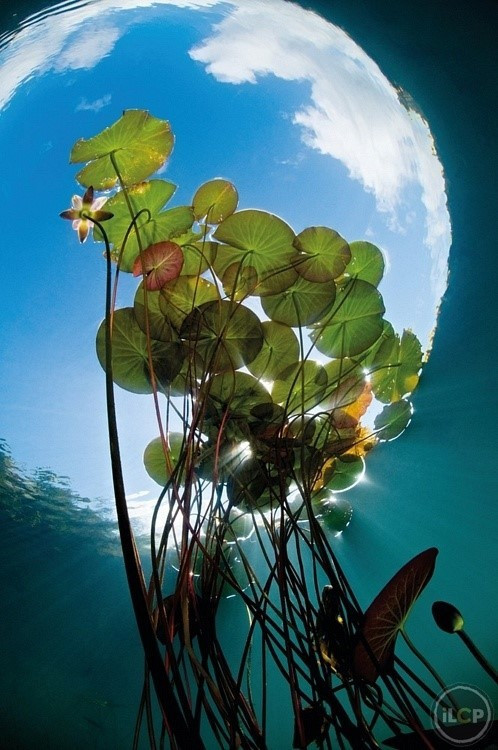
//> input picture OpenCV_Projects/【69】轮廓查找基础/69_基础轮廓查找/1.jpg, 498 x 750 px
$ ./69_findContours   (built with g++ and OpenCV 4)
//> lines starting //> are read from the running program, lines starting //| are printed output that depends on the picture; after the words box and inside, x2 and y2 are one past the last pixel; in counts of white or black regions, pixels touching at a corner belong together

//--------------------------------------【程序说明】-------------------------------------------
//		程序说明：《OpenCV3编程入门》OpenCV2版书本配套示例程序69
//		程序描述：基础轮廓查找——findContours+drawContours
//		开发测试所用操作系统： Windows 7 64bit
//		开发测试所用IDE版本：Visual Studio 2010
//		开发测试所用OpenCV版本：	2.4.9
//		2014年06月 Created by @浅墨_毛星云
//		2014年11月 Revised by @浅墨_毛星云
//------------------------------------------------------------------------------------------------


//---------------------------------【头文件、命名空间包含部分】----------------------------
//		描述：包含程序所使用的头文件和命名空间
//------------------------------------------------------------------------------------------------
#include <opencv2/opencv.hpp>
#include "opencv2/highgui/highgui.hpp"
#include "opencv2/imgproc/imgproc.hpp"
using namespace cv;
using namespace std;


//-----------------------------------【main( )函数】--------------------------------------------

//		描述：控制台应用程序的入口函数，我们的程序从这里开始
//-------------------------------------------------------------------------------------------------
int main( int argc, char** argv )
{
	// 【1】载入原始图，且必须以二值图模式载入
	Mat srcImage=imread("1.jpg", 0);
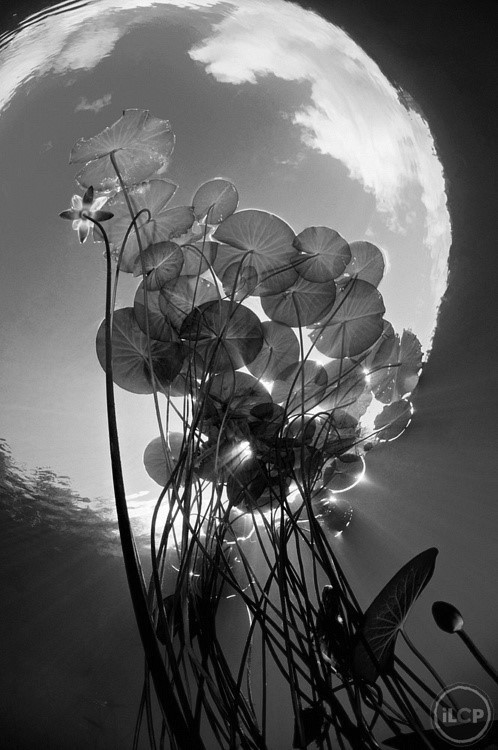
//> srcImage: 750 rows x 498 cols, CV_8UC1; min 0, max 255, mean 94.5
	imshow("原始图",srcImage);

	//【2】初始化结果图
	Mat dstImage = Mat::zeros(srcImage.rows, srcImage.cols, CV_8UC3);

	//【3】srcImage取大于阈值119的那部分
	srcImage = srcImage > 119;
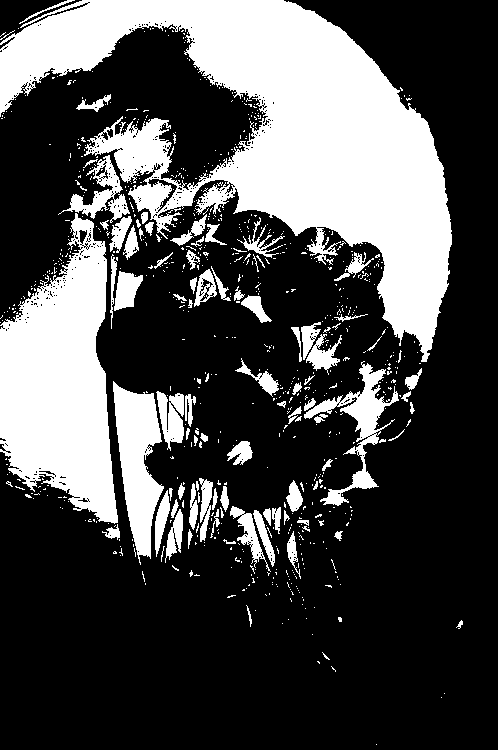
//> srcImage: 750 rows x 498 cols, CV_8UC1; 29.8% white; 779 white regions (693 under 20 px)
	imshow( "取阈值后的原始图", srcImage );

	//【4】定义轮廓和层次结构
	vector<vector<Point> > contours;
	vector<Vec4i> hierarchy;

	//【5】查找轮廓
	findContours( srcImage, contours, hierarchy,
		CV_RETR_CCOMP, CV_CHAIN_APPROX_SIMPLE );
//> contours = 1364 contours, 1288 with area under 20; largest, box (x1, y1, x2, y2) and area: (0, 0, 452, 362) 62018, (0, 213, 118, 524) 22732, (113, 381, 164, 565) 4920, (304, 361, 399, 506) 2683, (58, 155, 130, 223) 1365

	// 【6】遍历所有顶层的轮廓， 以随机颜色绘制出每个连接组件颜色
	int index = 0;
	for( ; index >= 0; index = hierarchy[index][0] )
	{
		Scalar color( rand()&255, rand()&255, rand()&255 );
		drawContours( dstImage, contours, index, color, CV_FILLED, 8, hierarchy );
	}
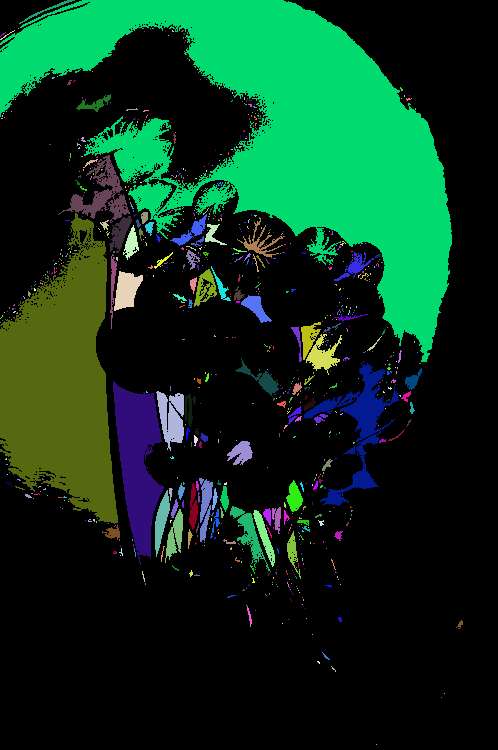
//> dstImage: 750 rows x 498 cols, CV_8UC3; mean B, G, R 28.6, 50, 11.6
//> after the loop, index = -1

	//【7】显示最后的轮廓图
	imshow( "轮廓图", dstImage );

	waitKey(0);

}
